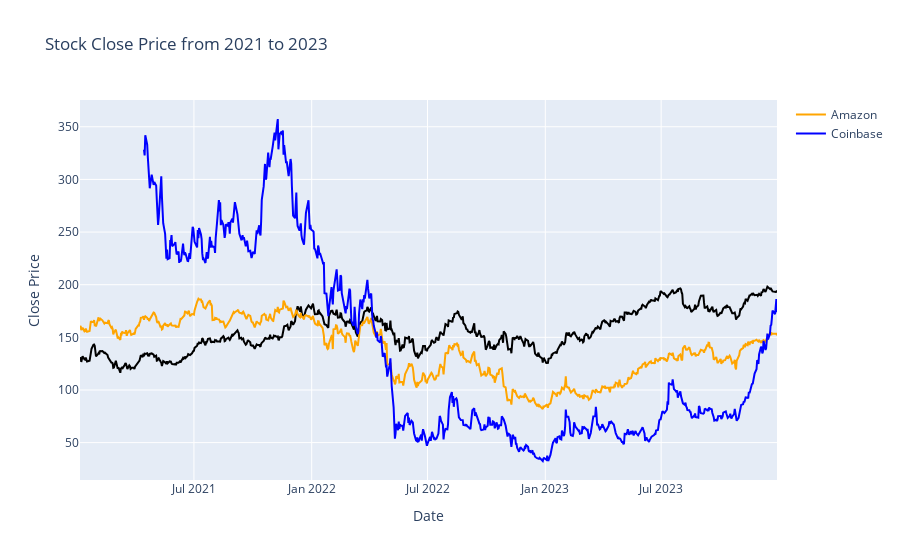

Notebook code cell kept with this figure:
### Markdown cell above
### Price

### Code cell
# Convert the 'Date' column to datetime format
apple['Date'] = pd.to_datetime(apple['Date'])
amazon['Date'] = pd.to_datetime(amazon['Date'])

# Filter data by time range (e.g., from January 1, 2021, to January 1, 2024)
time_filter_start = '2021-01-01'
time_filter_end = '2024-01-01'
apple_filtered = date_filter(apple, time_filter_start, time_filter_end)
amazon_filtered = date_filter(amazon, time_filter_start, time_filter_end)
coinbase_filtered = date_filter(coinbase, time_filter_start, time_filter_end)

# Plotting
fig = px.line(apple_filtered, x='Date', y='Close', title='Stock Close Price from 2021 to 2023')
fig.update_traces(line_color='black', name='Apple')
fig.add_scatter(x=amazon_filtered['Date'], y=amazon_filtered['Close'], mode='lines', line_color='orange', name='Amazon')
fig.add_scatter(x=coinbase_filtered['Date'], y=coinbase_filtered['Close'], mode='lines', line_color='blue', name='Coinbase')

fig.update_xaxes(title='Date')
fig.update_yaxes(title='Close Price')
fig.show()

### Figure 1 — Plotly figure (JSON) as saved in the notebook; plotly's stock layout.template omitted (floating-point values rounded to 4 significant figures; data arrays with more than 128 entries replaced by an {"elided": "..."} marker saying what was removed)
{"data": [{"hovertemplate": "Date=%{x}<br>Close=%{y}<extra></extra>", "legendgroup": "", "line": {"color": "black", "dash": "solid"}, "marker": {"symbol": "circle"}, "mode": "lines", "name": "Apple", "orientation": "v", "showlegend": false, "type": "scatter", "x": {"elided": "753 str values"}, "xaxis": "x", "y": {"elided": "753 float values"}, "yaxis": "y"}, {"line": {"color": "orange"}, "mode": "lines", "name": "Amazon", "type": "scatter", "x": {"elided": "753 str values"}, "y": {"elided": "753 float values"}}, {"line": {"color": "blue"}, "mode": "lines", "name": "Coinbase", "type": "scatter", "x": {"elided": "684 str values"}, "y": {"elided": "684 float values"}}], "layout": {"legend": {"tracegroupgap": 0}, "title": {"text": "Stock Close Price from 2021 to 2023"}, "xaxis": {"anchor": "y", "domain": [0, 1], "title": {"text": "Date"}}, "yaxis": {"anchor": "x", "domain": [0, 1], "title": {"text": "Close Price"}}}}
